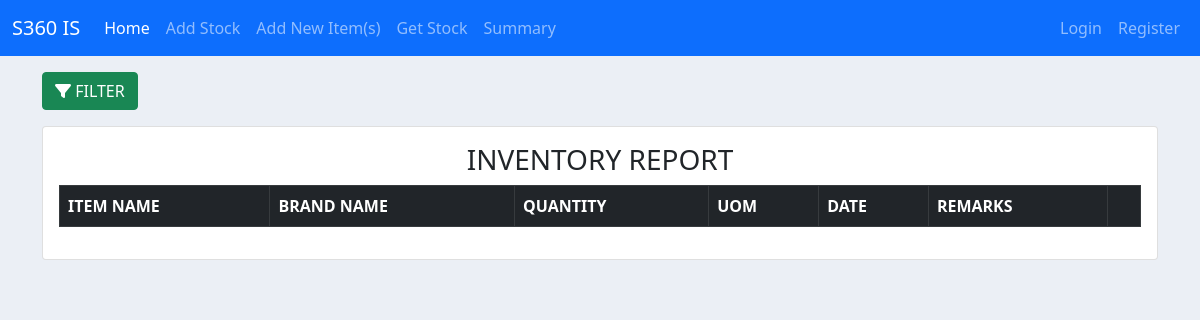
/home/, run on an earlier commit of the app's database.
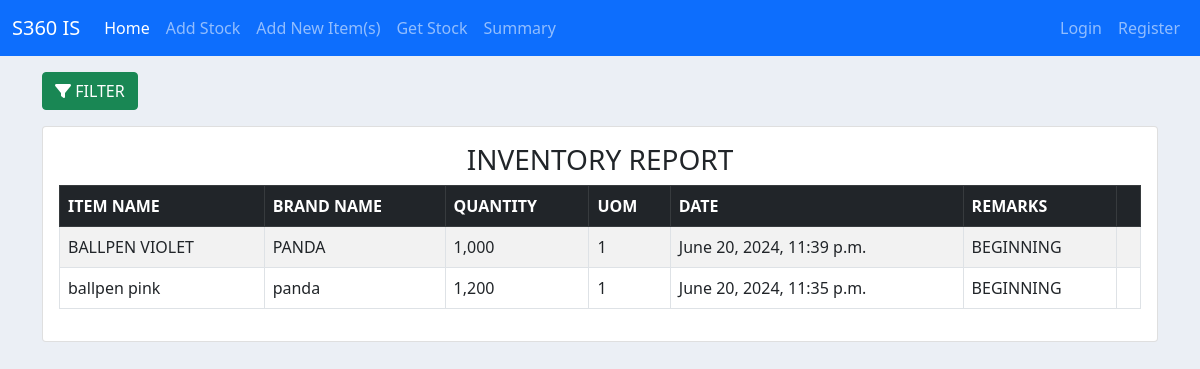
And on a later commit of the database.
### inventory/models.py (models this page shows, shortened)
class Item(models.Model):
    item_code = models.ForeignKey(ItemCode, on_delete=models.CASCADE, null=True)
    quantity = models.IntegerField(null=True)
    remarks = models.CharField(max_length=50, null=True)
    date_added = models.DateTimeField(auto_now_add=True)
    uom = models.CharField(max_length=20, null=True)
    item_name = models.CharField(max_length=200, blank=True, null=True, )
    brand_name = models.CharField(max_length=200, blank=True, null=True)
    class Meta:
        ordering = ["-date_added"]

### inventory/views.py (the view)
# urls.py: path('home/', views.home, name='home'),
def home(request):
    items = Item.objects.all()
    item_count = items.count()
    itemFilter = ItemFilter(request.GET, queryset=items)
    items = itemFilter.qs
    print(item_count)
    context = {'items': items, 'item_count': item_count, 'itemFilter': itemFilter}
    return render(request,'inventory/home.html', context)

### inventory/templates/inventory/home.html (shortened to what this page needs)
{% extends 'base.html'  %}
{% load crispy_forms_tags %}
{% block content %}
<button class="btn btn-success mt-3" id="filterBtn"><i class="fa-solid fa-filter"></i> FILTER</button>
<div class="card card-body mt-3">
<table class="table table-bordered table-hover table-striped">
  <center><h3 class="ititles">INVENTORY REPORT</h3></center>
    <thead class="table-dark">
      <tr>
        <th scope="col">ITEM NAME</th>
        <th scope="col">BRAND NAME</th>
        <th scope="col">QUANTITY</th>
        <th scope="col">UOM</th>
        <th scope="col">DATE</th>
        <th scope="col">REMARKS</th>
        <th scope="col"></th>
      </tr>
    </thead>
    <tbody>
      {% for item in items %}
      <tr>
        <td>{{ item.item_name }}</td>
        <td>{{ item.brand_name }}</td>
        <td>{{ item.quantity }}</td>
        <td>{{ item.uom }}</td>
        <td>{{ item.date_added }}</td>
        <td>{{ item.remarks }}</td>
       <td>
        </td>
      </tr>
      {% endfor %}
    </tbody>
  </table>
</div>
</div>
{% endblock content %}

What changed in the data, as far as the page shows it:
added Item: item_name "BALLPEN VIOLET", brand_name "PANDA", quantity "1,000", uom "1", date_added "June 20, 2024, 11:39 p.m.", remarks "BEGINNING"
added Item: item_name "ballpen pink", brand_name "panda", quantity "1,200", uom "1", date_added "June 20, 2024, 11:35 p.m.", remarks "BEGINNING"
